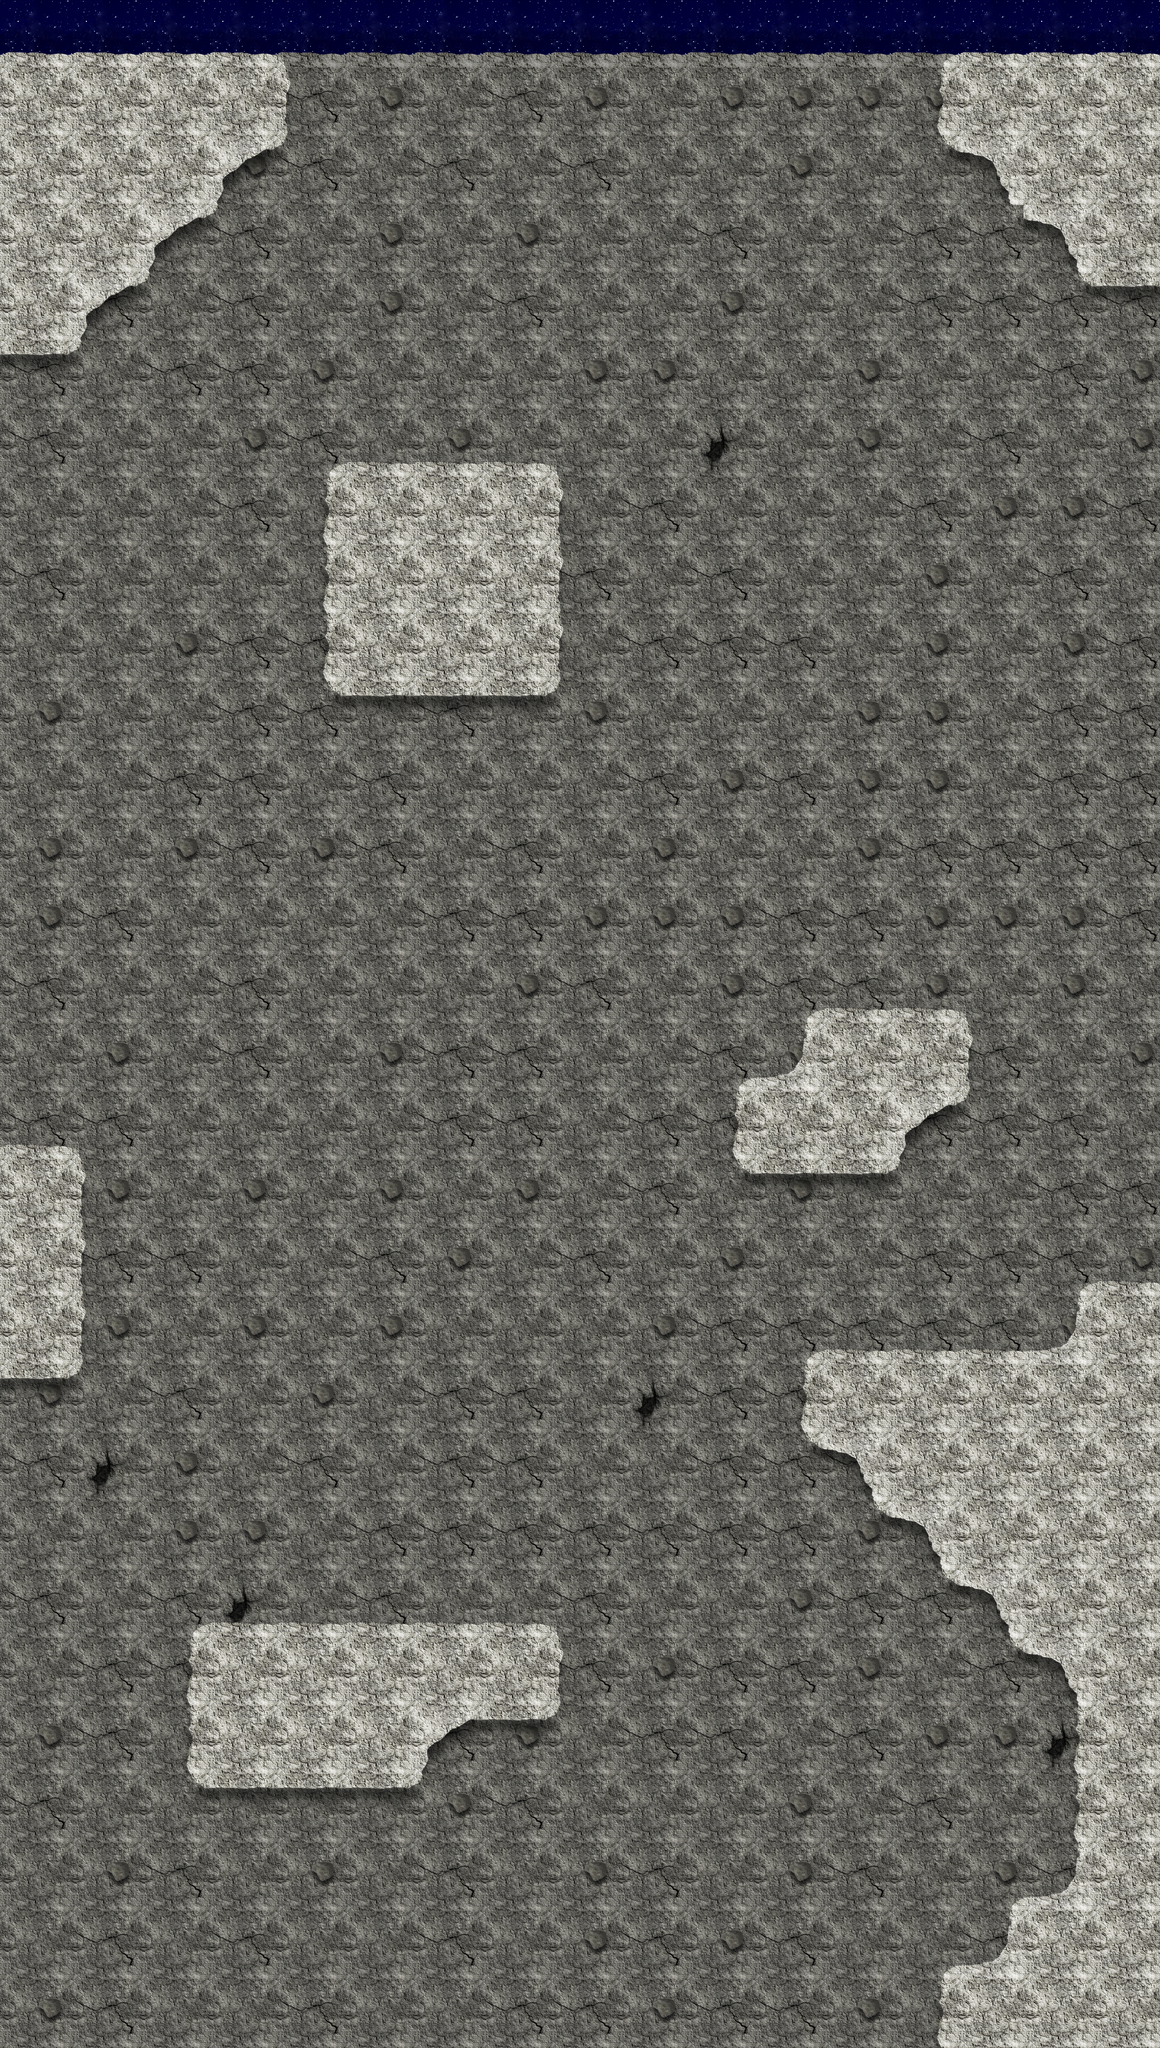

Tiled map render using the project's own tile images. Description and the map definition, with tile-layer contents summarised, below:
An orthogonal 17x30 tile map with 128x128 px tiles, 4 tile layers (background, obstacles, top, decoration).

<map version="1.0" orientation="orthogonal" width="17" height="30" tilewidth="128" tileheight="128">
 <tileset firstgid="1" name="tiles" tilewidth="128" tileheight="128">
  <image source="tiles.png" width="768" height="512" />
 </tileset>
 <layer name="background" width="17" height="30">
  <data>[510 cells, 510 non-empty, 5 distinct tile ids]</data>
 </layer>
 <layer name="obstacles" width="17" height="30">
  <data>[510 cells, 64 non-empty, 1 distinct tile ids]</data>
 </layer>
 <layer name="top" width="17" height="30">
  <data>[510 cells, 10 non-empty, 1 distinct tile ids]</data>
 </layer>
 <layer name="decoration" width="17" height="30">
  <data>[510 cells, 102 non-empty, 11 distinct tile ids]</data>
 </layer>
</map>
